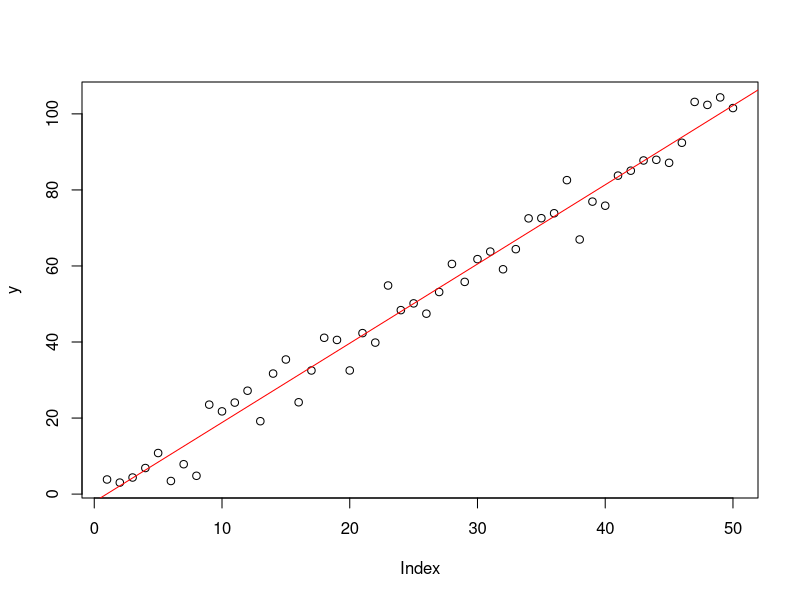

Recreate this plot in R.
#!/usr/bin/Rscript

lssq.lm <- function(xi, yi)
{
  xm <- sum(xi) / length(xi)
  ym <- sum(yi) / length(yi)
  
  xd <- xi - xm
  yd <- yi - ym
  
  xq <- xd * xd
  yq <- yd * yd
  
  prod <- xd*yd
  
  a <- sum(prod) / sum(xq)
  b <- ym - a * xm
  
  return (create_returnvalue(xi, yi, b, a))
}

proj.lm <- function(x, y) {
  X           <- matrix(1, length(x), 2)
  X[,2]       <- x
  
  a_estimator <- solve(t(X) %*% X) %*% t(X) %*% y
  b           <- a_estimator[2,1]
  a           <- a_estimator[1,1]
  
  return (create_returnvalue(x, y, a, b))
}

create_returnvalue <- function(x, y, a, b) {
  fit       <- b * x + a
  
  residuums <- y     - fit
  
  return (list(
    x.values=x, 
    y.values=y, 
    fitted.values=fit, 
    residuals=residuums, 
    coefficients=c(a, b)))
}

proj.example <- function() {
  n <- 50
  a <- 2
  x <- c(1:n)
  y <- a*x + rnorm(n, sd=5)
  #
  proj <- proj.lm(x, y)
  #
  plot(y)
  abline(proj$coefficients[1], proj$coefficients[2], col = "red")
}

proj.example()
